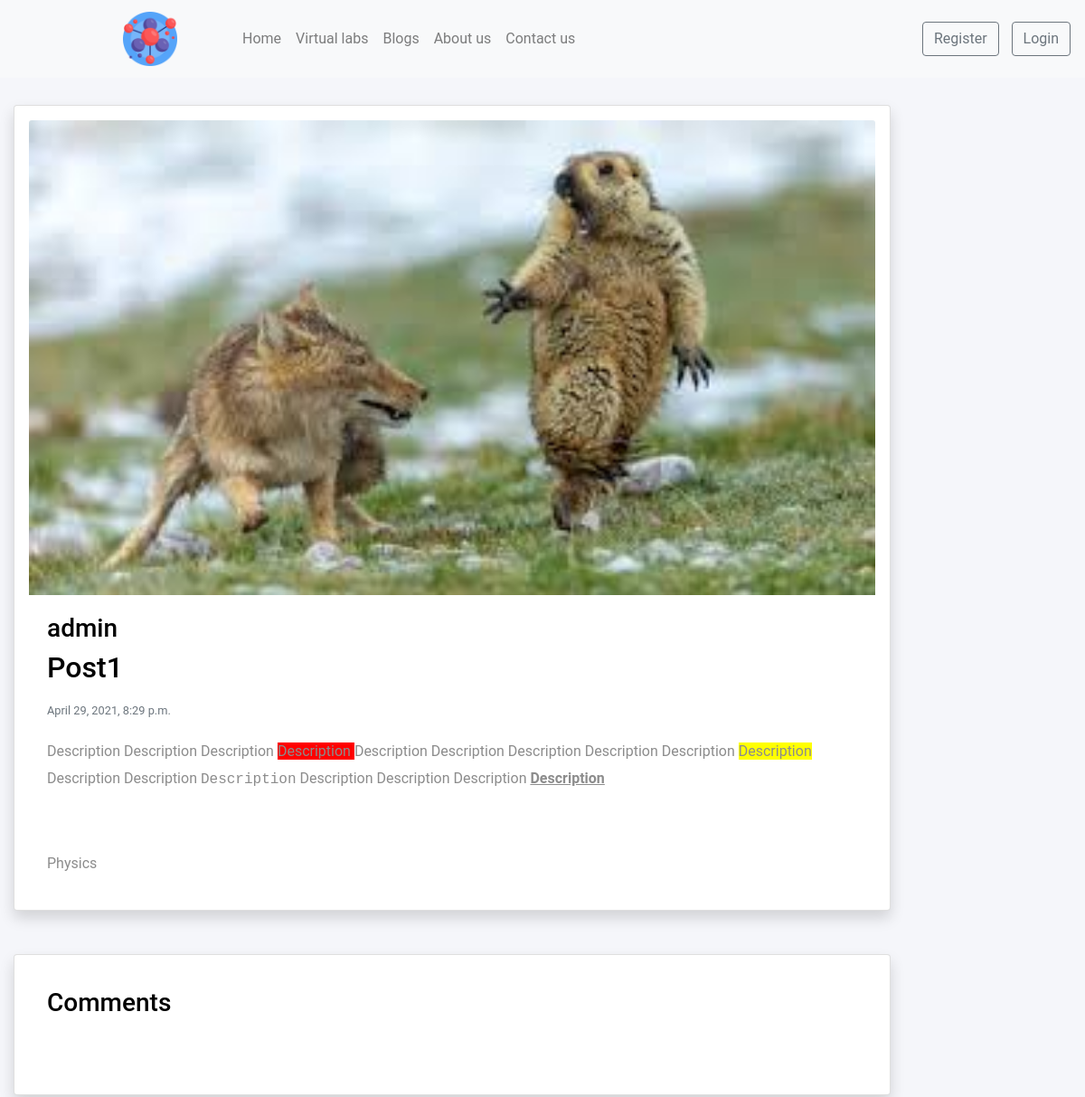
The page /blog/post1 (upper part) on the database as committed earlier.
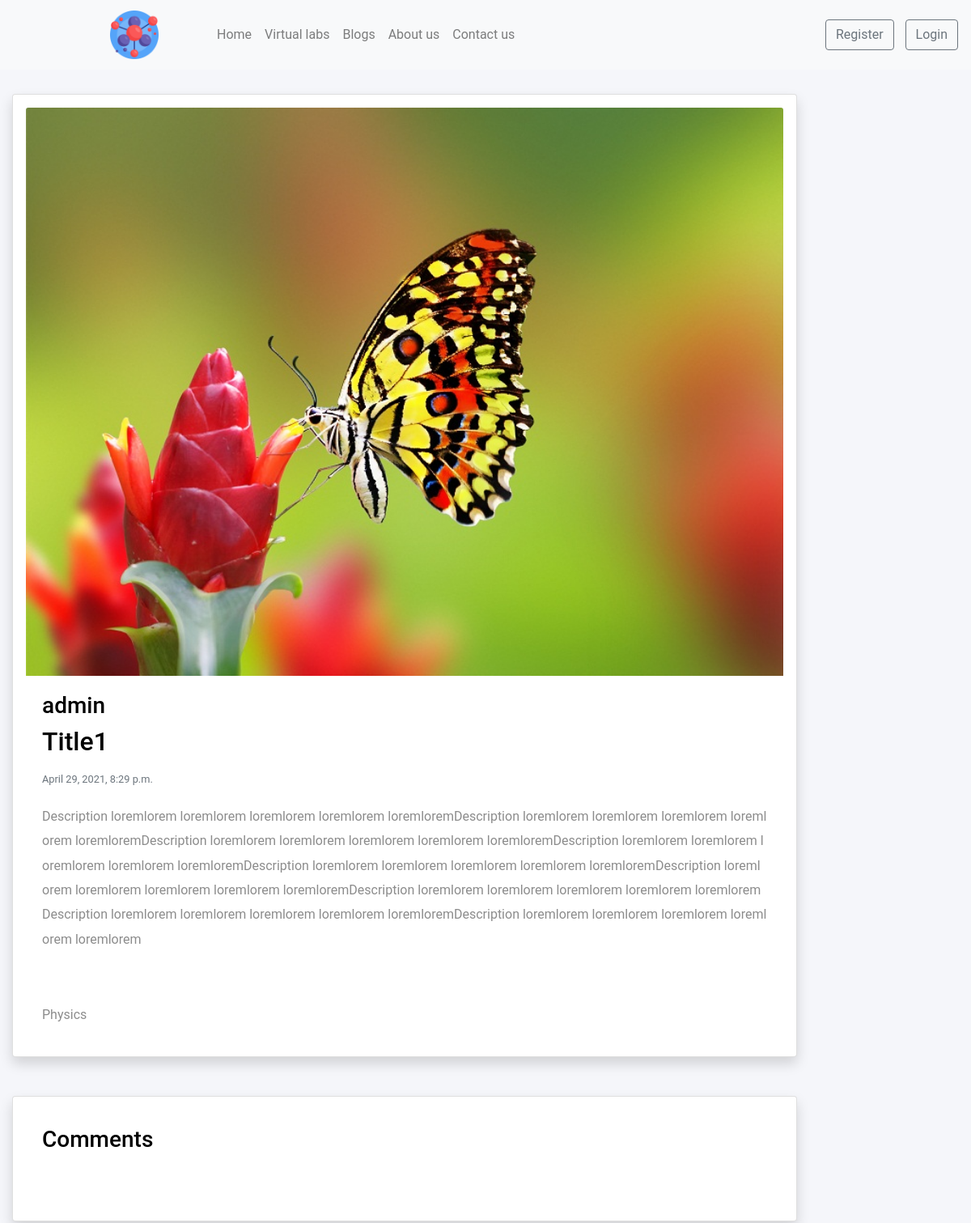
The same page on the database as committed later.
### settings/models.py (models this page shows, shortened)
class Website(models.Model):
   name = models.CharField(max_length=100)
   description = models.TextField(max_length=1000)
   phone = models.CharField(max_length=20)
   Address = models.CharField(max_length=100)
   email = models.EmailField(max_length=254)
   logo = models.ImageField(upload_to='images/')
   fb_link = models.URLField(max_length=200)
   twitter_link = models.URLField(max_length=200)
   instagram_link = models.URLField(max_length=200)

### blog/models.py (models this page shows, shortened)
class Post(models.Model):
    author = models.ForeignKey(User, related_name='post_author', on_delete=models.CASCADE)
    category = models.ForeignKey('Category', related_name='post_category', on_delete=models.CASCADE)
    title = models.CharField(max_length=50)
    image = models.ImageField(upload_to='images/')
    created_at = models.DateTimeField(default=timezone.now)
    description = models.TextField(max_length=20000)
    tags = TaggableManager() # tags from external package
    slug = models.SlugField(null=True, blank=True)
    def get_absolute_url(self):
        return reverse('blog:post_detail',args=[str(self.slug)])

class Category(models.Model):
    name = models.CharField(max_length=50)
    def __str__(self):
        return self.name

### blog/views.py (the view)
# urls.py: path('<slug:slug>',views.PostDetail.as_view(),name='post_detail'),
class PostDetail(DetailView):
    model = Post
    def get_context_data(self, **kwargs): # return another data
        context = super().get_context_data(**kwargs)
        context["subscriber_form"] = SubscriberForm()
        return context

### blog/templates/blog/post_detail.html (shortened to what this page needs)
{% extends "base.html" %}
{% load static %}
{% block body %}
<section class="Blogs1">
  <div class="container-fluid MovingLeft">
    <div class="row">
      <div class="col-lg-10 col-md-12 col-sm-12 ">
        <br />
        <div class="card mb-3 shadow p-3 mb-5 bg-white rounded">
          <img src="{{post.image.url}}" class="card-img-top" alt="Logo" height="500px;">
          <div class="card-body">
            <h3>{{post.author}}</h3>
            <h2 class="card-title">{{post.title}}</h2>
            <p class="card-text"><small class="text-muted">{{post.created_at}}</small></p>
            <p class="card-text">
              {{post.description|safe}}
            </p>
            <tag>{{post.category}}</tag>
          </div>
        </div>
        <div class="card mb-3 shadow p-3 mb-5 bg-white rounded">
          <div class="card-body">
            <h3 class="mb-5"> Comments</h3>
          </div>
        </div>
      </div>
    </div>
  </div>
</section>
{% endblock body %}

### templates/base.html (shortened to what this page needs)
{% load static %}
<!doctype html>
<html lang="en">
<head>
    <link rel="stylesheet" href="https://cdn.jsdelivr.net/npm/bootstrap@4.6.0/dist/css/bootstrap.min.css"
>
    <link rel="stylesheet" href="{% static 'wowJs/css/libs/animate.css' %}" />
    <link rel="stylesheet" href="https://cdnjs.cloudflare.com/ajax/libs/animate.css/4.1.1/animate.min.css" />
    <link rel="stylesheet" href="{% static 'css/style.css' %}">
    <link rel="stylesheet" href="{% static 'css/styleContact.css' %}">
    <link rel="stylesheet" href="{% static 'css/profile.css' %}">
</head>
<body>
    <nav class="navbar navbar-expand-lg navbar-light bg-light fixed-top ">
        <a class="navbar-brand margin-left Left" href="#"><img src="{{myfooter.logo.url}}"
                style="width: 60px; height:60px" alt="Taleen"></a>
        <div class="collapse navbar-collapse " id="navbarSupportedContent">
            <ul class="navbar-nav mr-auto ml-5 underline Left control flex-md-shrink-0 " style="margin-trim: 0;">
                <li class="nav-item ">
                    <a class="nav-link " href="/">Home <span class="sr-only">(current)</span></a>
                </li>
                <li class="nav-item ">
                    <a class="nav-link" href="{% url 'labs:lab_list' %}">Virtual labs</a>
                </li>
                <li class="nav-item ">
                    <a class="nav-link " href="{% url 'blog:post_list' %}">Blogs</a>
                </li>
                <li class="nav-item ">
                    <a class="nav-link" href="{% url 'about:about' %}">About us</a>
                </li>
                <li class="nav-item ">
                    <a class="nav-link" href="{% url 'contact:contact' %}">Contact us</a>
                </li>
            </ul>
            {% if request.user.is_authenticated %}
            <li class="nav-item dropdown adjusting dropdown-menu-right dropdown-menu-lg-left"
                style="list-style-type: none; padding-right: 80px;">
                <a class="nav-link dropdown-toggle" style="color: #8da3a5;" href="#" id="navbarDropdown" role="button"
                    data-toggle="dropdown" aria-haspopup="true" aria-expanded="false">
                    <i class="fas fa-user-circle "></i>
                </a>
                <div class="dropdown-menu" style="background-color: #ecf0f1;" aria-labelledby="navbarDropdown">
                    <a class="dropdown-item" href="{% url 'accounts:profile' %}">profile</a>
                    <a class="dropdown-item" href="{% url 'about:faq' %}">FAQ</a>
                    <div class="dropdown-divider"></div>
                    <a class="dropdown-item" href="{% url 'logout' %}">log out</a>
                </div>
            </li>
            {% else %}
            <div class="my-2 my-lg-0 ">
                <a href="{% url 'accounts:signup' %}" class="btn btn-outline-secondary my-2 my-sm-0" role="button"
                    aria-pressed="true" target="_blank">Register</a>
                <a href="{% url 'login' %}" class="btn btn-outline-secondary myMoving" role="button" aria-pressed="true"
                    target="_blank">Login</a>
            </div>
            {% endif %}
        </div>
    </nav>
    {% block body %}{% endblock body %}
</body>
</html>

### static/css/style.css (style rules this page uses)
.MovingLeft { justify-content: center; background-color: #f5f6fa; }
img { vertical-align: middle; border: 0px }
.myMoving { margin-left: 10px; }
.margin-left { margin-left: 120px; }
html { scroll-behavior: smooth; }
html, body { overflow-x: hidden; }
body { position: relative; }

### static/css/styleContact.css (style rules this page uses)
body { font-family: "Roboto", sans-serif; background-color: #fff; line-height: 1.9; color: #8c8c8c; }
h1, h2, h3, h4, h5, h6, .h1, .h2, .h3, .h4, .h5, .h6 { font-family: "Roboto", sans-serif; color: #000; }

### static/css/profile.css (style rules this page uses)
body { margin-top: 86px; background:#f4f6f9 }
img { max-width: 100%; height: auto; }

Rows that differ between the two databases and show on the page:
changed Post "admin": image: a different picture; title "Post1" → "Title1"; description "Description Description Description Description Description Description Description Description Description Description Description Description Description Description Description Description Description" → "Description lorem lorem lorem lorem lorem lorem lorem lorem lorem lorem Description lorem lorem lorem lorem lorem lorem lorem lorem lorem lorem Description lorem lorem lorem lorem lorem lorem lorem lorem lorem lorem Description lorem lorem lorem lorem lorem lorem lorem lorem lorem lorem Description lorem lorem lorem lorem lorem lorem lorem lorem lorem lorem Description lorem lorem lorem lorem lorem lorem lorem lorem lorem lorem Description lorem lorem lorem lorem lorem lorem lorem lorem lorem lorem Description lorem lorem lorem lorem lorem lorem lorem lorem lorem lorem Description lorem lorem lorem lorem lorem lorem lorem lorem lorem lorem"
